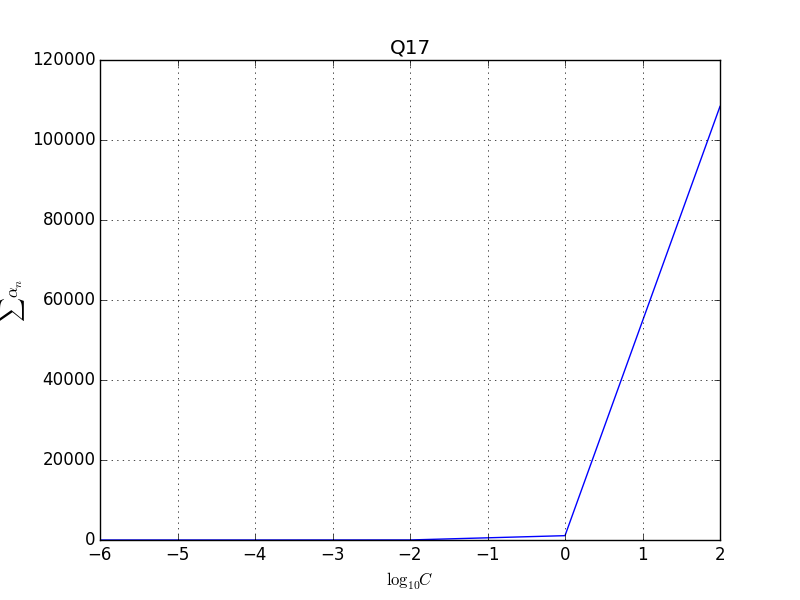

Here is the Python script that generated this plot:
import time
import numpy as np
import matplotlib.pyplot as plt
from sklearn import svm

def digitTrans(y, digit):
    y[y != digit] = -1.0
    y[y == digit] = 1.0
    return y

def plotHist(x, y, xLabel, yLabel, title, width, isFloat):
    plt.title(str(title))
    plt.xlabel(str(xLabel))
    plt.ylabel(str(yLabel))
    if isFloat: plt.hist(x)
    else: plt.plot(x, y)
    plt.grid(True)
    plt.draw()
    plt.savefig(title)
    plt.close()

def main():
    DIGIT = 8

    TRAIN17_FILE = 'hw5_train.dat'
    TRAIN17_DATA = np.loadtxt(TRAIN17_FILE, dtype=np.float)
    x17 = TRAIN17_DATA[:, 1:TRAIN17_DATA.shape[1]]
    y17 = digitTrans(TRAIN17_DATA[:, 0], DIGIT)

    CList   = [-6, -4, -2, 0, 2]
    sumList = []
    t0 = time.time()
    for cPower in range(-6, 3, 2):
        clf = svm.SVC(C=(10 ** cPower), kernel='poly', degree=2, gamma=1, coef0=1)
        clf.fit(x17, y17)
        sumNum = np.sum(np.absolute(clf.dual_coef_[0]))
        sumList.append(sumNum)
    plotHist(CList, sumList, r"$\log_{10}C$", r'$\sum\alpha_n$', "Q17", 1, False)
    t1 = time.time()
    print '========================================================='
    print 'Question 17:', sumList
    print '---------------------------------------------------------'
    print 'Q17 costs', t1 - t0, 'seconds'
    print '========================================================='

if __name__ == '__main__':
    main()